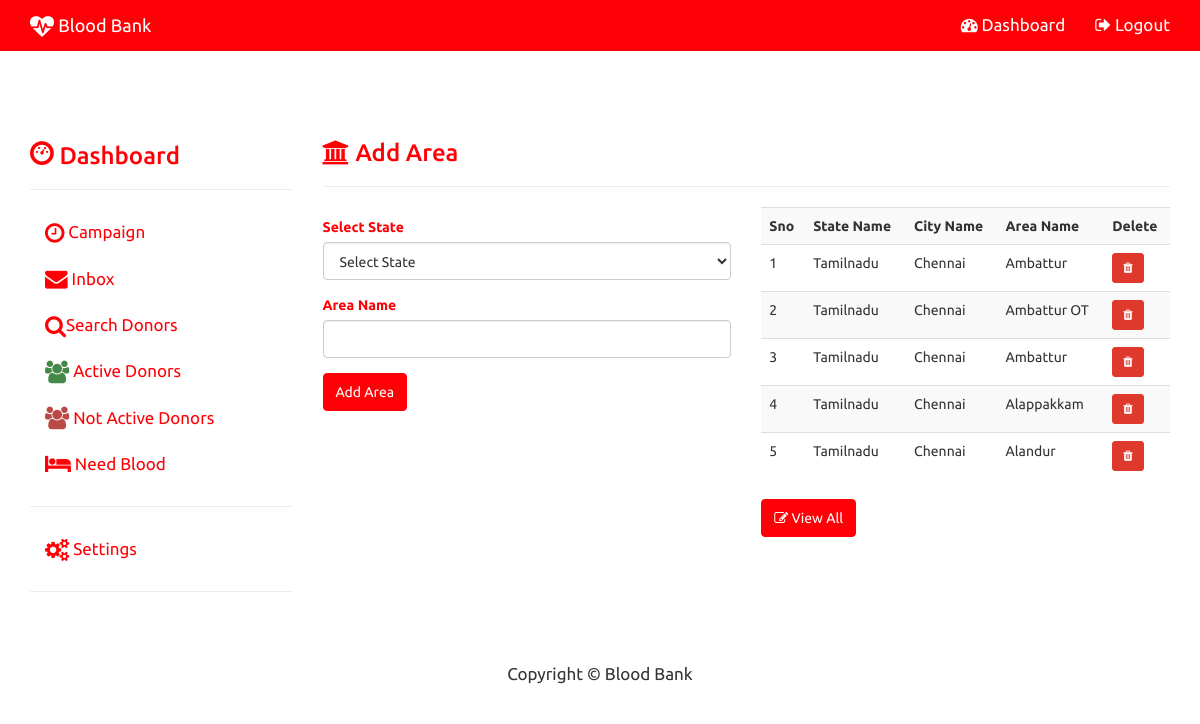
/admin_area.php (signed in), run on the app's committed database.
### tables this page shows
CREATE TABLE `area` (
  `AREA_ID` int(11) NOT NULL,
  `CITY_ID` int(11) NOT NULL,
  `STATE_ID` int(11) NOT NULL,
  `AREA_NAME` varchar(150) NOT NULL
);

CREATE TABLE `state` (
  `STATE_ID` int(11) NOT NULL,
  `STATE_NAME` varchar(150) NOT NULL,
  `COUNTRY_ID` int(11) NOT NULL
);

CREATE TABLE `city` (
  `CITY_ID` int(11) NOT NULL,
  `STATE_ID` int(11) NOT NULL,
  `CITY_NAME` varchar(150) NOT NULL
);

### admin_area.php (the view, shortened to what this page needs)
<?php
include("config.php");
?>
<!DOCTYPE html>
<html lang="en">
	<head>
			<?php include("admin_head.php");?>
	</head>
	<body>
<?php include("admin_topnav.php"); ?>
<div class="container"  style='margin-top:70px' >
	<div class="row">
		<div class="col-sm-3">
			<?php include("admin_side_nav.php");?>
		</div>
		<div class="col-sm-9" >
			<h3 class='text-primary'><i class="fa fa-bank"></i> Add Area </h3><hr>
			<div class="row">
				<div class="col-md-6">
					<form role="form" action="admin_area.php" method="post">
					<div class="form-group text-primary">
							<label for="STATE">Select State</label>
							<select name="statename" id="STATE" required class="form-control">
								<option value="">Select State</option>
							</select>
						</div>
						  <div class="form-group text-primary">
							<label for="area">Area Name</label>
							<input id="area" required type="text" class="form-control" name="areaname">
						</div>
						<div class="form-group">
							<input type="submit" class="btn btn-primary" name='area_submit' value="Add Area">
						</div>
					</form>
				</div>
				<div class="col-md-6">
					<?php
						$sql="
Select state.STATE_NAME, city.CITY_NAME, area.AREA_NAME, area.AREA_ID
From area Inner Join
state On area.STATE_ID = state.STATE_ID Inner Join
city On area.CITY_ID = city.CITY_ID
ORDER BY AREA_ID desc LIMIT 0,5";
						$result=$con->query($sql);
						if($result->num_rows>0)
						{
								echo "<table class='table table-striped' >";
									echo "<tr>
											<th>Sno</th>
											<th>State Name</th>
											<th>City Name</th>
											<th>Area Name</th>
											<th>Delete</th>
										</tr>";
										$i=0;
										while($row=$result->fetch_assoc())
										{
											$i++;
											echo"<tr>";
												echo "<td>$i</td>";
												echo "<td>".$row["STATE_NAME"]."</td>";
												echo "<td>".$row["CITY_NAME"]."</td>";
												echo "<td>".$row["AREA_NAME"]."</td>";
												echo "<td><a href='admin_del_area.php?id=".$row["AREA_ID"]."' class='btn btn-danger btn-sm'><i class='fa fa-trash'></i></a></td>";
											echo"</tr>";
										}
								echo "</table>";
						}
					?>
					<a href='admin_view_area.php' class='btn btn-primary'><i class='fa fa-edit'></i> View All</a>
				</div>
			</div>
		</div>
	</div>
</div>
	 <?php include("admin_footer.php"); ?>
	</body>
</html>

### admin_head.php (shortened to what this page needs)
<link href="css/bootstrap.min.css" rel="stylesheet">
<link href="css/jquery-ui.css" rel="stylesheet">
<link href="css/modern-business.css" rel="stylesheet">
<link href="font-awesome/css/font-awesome.min.css" rel="stylesheet" type="text/css">

### admin_topnav.php (shortened to what this page needs)
<nav class="navbar navbar-default 	 navbar-fixed-top" role="navigation">
    <div class="container">
        <div class="navbar-header">
            <a class="navbar-brand" href="index.php"><i class="fa fa-heartbeat fa-lg"></i> Blood Bank</a>
        </div>
        <div class="collapse navbar-collapse" id="bs-example-navbar-collapse-1">
            <ul class="nav navbar-nav navbar-right">
  <li><a href="admin_inbox.php"><i class="fa fa-dashboard"></i> Dashboard</a></li>
                 <li><a href="admin_logout.php"><i class="fa fa-sign-out"></i> Logout</a></li>
            </ul>
        </div>
    </div>
</nav>

### admin_side_nav.php (shortened to what this page needs)
<?php
$sql="SELECT * FROM messages WHERE STATUS=1";
$result=$con->query($sql);
$n=$result->num_rows;
if($n!=0)
{
	$mes='<span class="badge pull-right">'.$n.' Unread</span>';
}
else
{
	$mes="";
}
?>
<h3 class="text-primary"><i class="glyphicon glyphicon-dashboard"></i> Dashboard</h3>
<hr>
<ul class="nav nav-stacked">
		<li><a href="admin_campaign.php"><i class="fa fa-clock-o fa-lg"></i> Campaign <?php echo $mes;?></a></li>
	<li><a href="admin_inbox.php"><i class="fa fa-envelope fa-lg"></i> Inbox <?php echo $mes;?></a></li>
	<li><a href="admin_donor.php"><i class="fa fa-search fa-lg"></i>Search Donors</a></li>
	<li><a href="admin_adonor.php"><i class="fa fa-users fa-lg text-success"></i> Active Donors</a></li>
	<li><a href="admin_ndonor.php"><i class="fa fa-users fa-lg text-danger"></i> Not Active Donors</a></li>
	<li><a href="admin_need_blood.php"><i class="fa fa-bed fa-lg"></i> Need Blood</a></li>
	<hr>
	<li><a href="#add" data-toggle="collapse" ><i class="fa fa-cogs fa-lg"></i> Settings</a></li>
</ul>
<hr>

### admin_footer.php (shortened to what this page needs)
<footer>
  <div class=" container-fluid">
    <div class="row">
      <div class="col-sm-12" >
		<p align="center">Copyright &copy; Blood Bank</p>
      </div>
    </div>
  </div>
</footer>

### css/modern-business.css (style rules this page uses)
html, body { height: 100%; }
body { padding-top: 50px; }
footer { margin: 50px 0; }
p,li { font-size:17px; }
.navbar-default,.panel-heading,.btn-primary { background-color:#ff0006 !important; border-color:#ff0006 !important; }
.text-primary { color:#ff0006 !important; }
.nav-stacked a { color:#ff0006 !important; }

### data on the page
area: STATE_ID.STATE_NAME "Tamilnadu", CITY_ID.CITY_NAME "Chennai", AREA_NAME "Ambattur"
area: STATE_ID.STATE_NAME "Tamilnadu", CITY_ID.CITY_NAME "Chennai", AREA_NAME "Ambattur OT"
area: STATE_ID.STATE_NAME "Tamilnadu", CITY_ID.CITY_NAME "Chennai", AREA_NAME "Ambattur"
area: STATE_ID.STATE_NAME "Tamilnadu", CITY_ID.CITY_NAME "Chennai", AREA_NAME "Alappakkam"
area: STATE_ID.STATE_NAME "Tamilnadu", CITY_ID.CITY_NAME "Chennai", AREA_NAME "Alandur"
